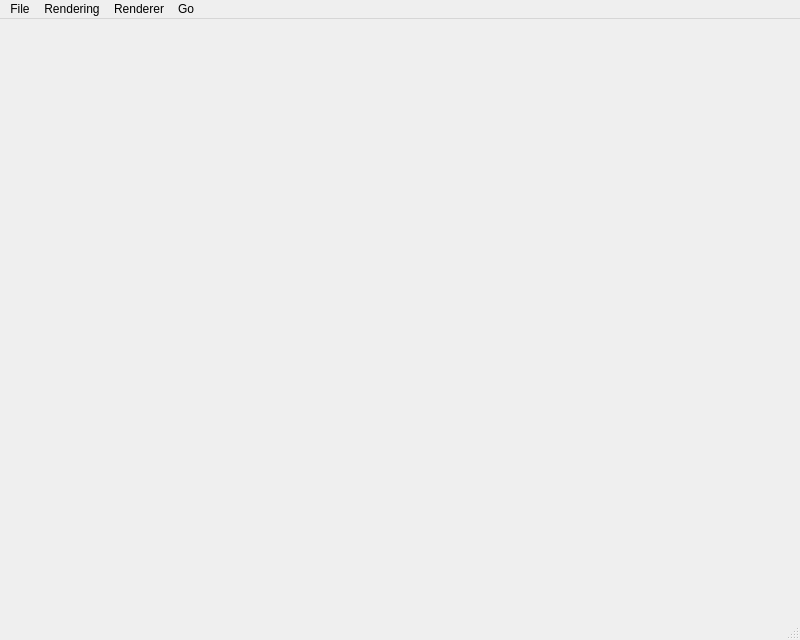
<?xml version="1.0" encoding="UTF-8"?>
<ui version="4.0">
 <class>MainWindow</class>
 <widget class="QMainWindow" name="MainWindow">
  <property name="geometry">
   <rect>
    <x>0</x>
    <y>0</y>
    <width>800</width>
    <height>640</height>
   </rect>
  </property>
  <property name="mouseTracking">
   <bool>false</bool>
  </property>
  <property name="focusPolicy">
   <enum>Qt::FocusPolicy::NoFocus</enum>
  </property>
  <property name="windowTitle">
   <string>MandelbrotQt</string>
  </property>
  <property name="windowIcon">
   <iconset>
    <normaloff>../../Desktop/mbqticon.png</normaloff>../../Desktop/mbqticon.png</iconset>
  </property>
  <widget class="ViewerWidget" name="centralwidget">
   <property name="mouseTracking">
    <bool>true</bool>
   </property>
  </widget>
  <widget class="QMenuBar" name="menubar">
   <property name="geometry">
    <rect>
     <x>0</x>
     <y>0</y>
     <width>800</width>
     <height>24</height>
    </rect>
   </property>
   <widget class="QMenu" name="menuExample">
    <property name="title">
     <string>File</string>
    </property>
    <addaction name="actionOpen"/>
    <addaction name="actionSave_position"/>
    <addaction name="separator"/>
    <addaction name="actionCopy"/>
   </widget>
   <widget class="QMenu" name="menuOptions">
    <property name="title">
     <string>Rendering</string>
    </property>
    <addaction name="actionIncrease_iterations"/>
    <addaction name="actionDecrease_iterations"/>
    <addaction name="separator"/>
    <addaction name="actionColours"/>
    <addaction name="actionRandomize_palette"/>
   </widget>
   <widget class="QMenu" name="menuFractal">
    <property name="title">
     <string>Renderer</string>
    </property>
    <addaction name="actionMandelbrot"/>
   </widget>
   <widget class="QMenu" name="menuBookmarks">
    <property name="title">
     <string>Go</string>
    </property>
    <addaction name="actionHome"/>
    <addaction name="separator"/>
    <addaction name="actionGoTo"/>
   </widget>
   <addaction name="menuExample"/>
   <addaction name="menuOptions"/>
   <addaction name="menuFractal"/>
   <addaction name="menuBookmarks"/>
  </widget>
  <widget class="QStatusBar" name="statusbar"/>
  <action name="actionOpen">
   <property name="enabled">
    <bool>false</bool>
   </property>
   <property name="text">
    <string>Open...</string>
   </property>
  </action>
  <action name="actionSpeed">
   <property name="text">
    <string>Speed</string>
   </property>
  </action>
  <action name="actionQuality">
   <property name="text">
    <string>Quality</string>
   </property>
  </action>
  <action name="actionExport_image">
   <property name="text">
    <string>Export image</string>
   </property>
  </action>
  <action name="actionSave_position">
   <property name="enabled">
    <bool>false</bool>
   </property>
   <property name="text">
    <string>Save...</string>
   </property>
  </action>
  <action name="actionCopy">
   <property name="text">
    <string>Copy</string>
   </property>
   <property name="shortcut">
    <string>Ctrl+C, Meta+C</string>
   </property>
  </action>
  <action name="actionPaste_coords">
   <property name="text">
    <string>Paste coords</string>
   </property>
  </action>
  <action name="actionCopy_image">
   <property name="text">
    <string>Copy image</string>
   </property>
   <property name="shortcut">
    <string>Meta+C</string>
   </property>
  </action>
  <action name="actionMandelbrot">
   <property name="text">
    <string>Mandelbrot</string>
   </property>
  </action>
  <action name="actionIncrease_iterations">
   <property name="text">
    <string>Increase iterations</string>
   </property>
   <property name="shortcut">
    <string>I</string>
   </property>
  </action>
  <action name="actionDecrease_iterations">
   <property name="text">
    <string>Decrease iterations</string>
   </property>
   <property name="shortcut">
    <string>O</string>
   </property>
  </action>
  <action name="actionMake_movie">
   <property name="text">
    <string>Make movie...</string>
   </property>
  </action>
  <action name="actionColours">
   <property name="enabled">
    <bool>false</bool>
   </property>
   <property name="text">
    <string>Colours...</string>
   </property>
  </action>
  <action name="actionRandomize_palette">
   <property name="text">
    <string>Randomize palette</string>
   </property>
   <property name="shortcut">
    <string>R</string>
   </property>
  </action>
  <action name="actionThreads">
   <property name="text">
    <string>Threads</string>
   </property>
  </action>
  <action name="actionHome">
   <property name="text">
    <string>Home</string>
   </property>
  </action>
  <action name="actionSave">
   <property name="text">
    <string>Save</string>
   </property>
  </action>
  <action name="actionQuit">
   <property name="text">
    <string>Quit</string>
   </property>
  </action>
  <action name="actionGoTo">
   <property name="text">
    <string>Go to...</string>
   </property>
   <property name="shortcut">
    <string>Ctrl+G</string>
   </property>
  </action>
 </widget>
 <customwidgets>
  <customwidget>
   <class>ViewerWidget</class>
   <extends>QWidget</extends>
   <header>ViewerWidget.h</header>
   <container>1</container>
  </customwidget>
 </customwidgets>
 <resources/>
 <connections/>
</ui>
